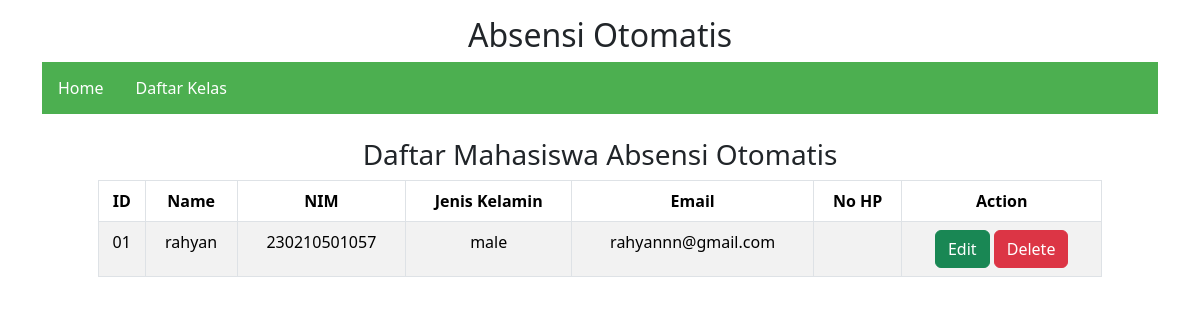
Page /user data.php on the earlier database version.
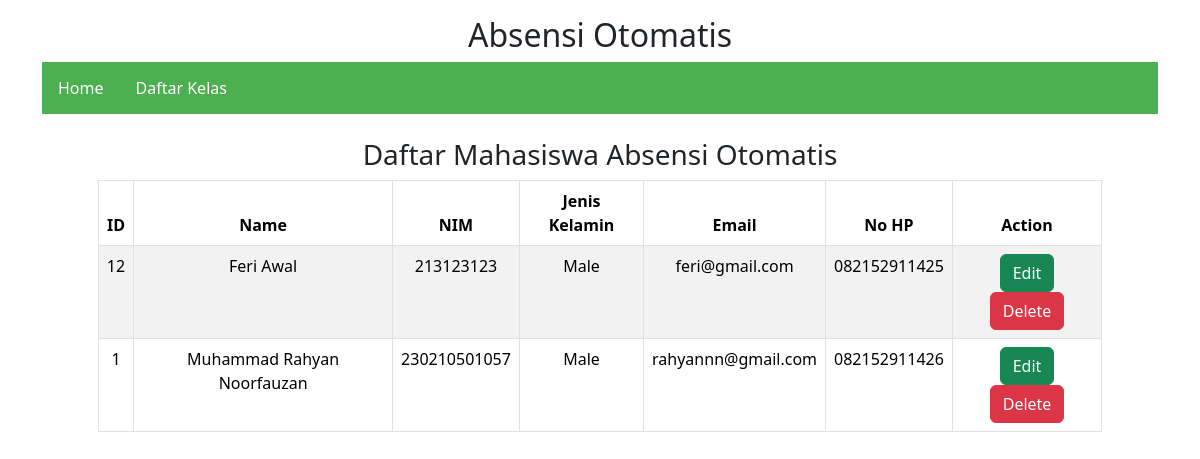
Same page on the later database version.
### tables this page shows
CREATE TABLE `table_nodemcu_rfidrc522_mysql` (
  `id` varchar(100) NOT NULL,
  `name` varchar(100) NOT NULL,
  `nim` varchar(100) NOT NULL,
  `gender` enum('Male','Female') NOT NULL,
  `email` varchar(100) NOT NULL,
  `mobile` varchar(100) NOT NULL
);

### user data.php (the view, shortened to what this page needs)
<?php
$nama_kelas = "Absensi Otomatis";
?>
<!DOCTYPE html>
<html lang="id">
<head>
    <link href="css/bootstrap.min.css" rel="stylesheet">
</head>
<body>
    <div class="container">
        <h2 class="mt-3"><?= htmlspecialchars($nama_kelas) ?></h2>
        <?php include 'navbar.php'; ?>
        <br>
        <div class="container">
            <div class="row">
                <h3>Daftar Mahasiswa <?= htmlspecialchars($nama_kelas) ?></h3>
            </div>
            <div class="row">
                <table class="table table-striped table-bordered">
                <thead>
                    <tr bgcolor="#10a0c5" color="#FFFFFF">
                        <th>ID</th>
                        <th>Name</th>
                        <th>NIM</th>
                        <th>Jenis Kelamin</th>
                        <th>Email</th>
                        <th>No HP</th>
                        <th>Action</th>
                    </tr>
                </thead>
                <tbody>
                <?php
                if (isset($_SESSION['kelas_id'])) {
					$kelas_id = $_SESSION['kelas_id'];
					$sql = "
						SELECT m.*
						FROM table_nodemcu_rfidrc522_mysql m
						INNER JOIN table_mahasiswa_kelas mk ON m.id = mk.mahasiswa_id
						WHERE mk.kelas_id = ?
						ORDER BY m.name ASC
					";
					$stmt = $pdo->prepare($sql);
					$stmt->execute([$kelas_id]);
					$result = $stmt->fetchAll(PDO::FETCH_ASSOC);
				} else {
					$sql = "SELECT * FROM table_nodemcu_rfidrc522_mysql ORDER BY name ASC";
					$result = $pdo->query($sql)->fetchAll(PDO::FETCH_ASSOC);
				}
				foreach ($result as $row) {
					echo '<tr>';
					echo '<td>'. $row['id'] . '</td>';
					echo '<td>'. $row['name'] . '</td>';
					echo '<td>'. $row['nim'] . '</td>';
					echo '<td>'. $row['gender'] . '</td>';
					echo '<td>'. $row['email'] . '</td>';
					echo '<td>'. $row['mobile'] . '</td>';
					echo '<td>
							<a class="btn btn-success" href="user data edit page.php?id='.$row['id'].'">Edit</a>
							<a class="btn btn-danger" href="user data delete page.php?id='.$row['id'].'">Delete</a>
						</td>';
					echo '</tr>';
				}
                ?>
                </tbody>
                </table>
            </div>
        </div>
    </div>
</body>
</html>

### navbar.php (shortened to what this page needs)
<?php
$kelas_aktif = isset($_SESSION['kelas_id']) ? $_SESSION['kelas_id'] : null;
?>
<ul class="topnav">
    <?php if (!$kelas_aktif): ?>
        <li><a class="<?= basename($_SERVER['PHP_SELF']) == 'home.php' ? 'active' : '' ?>" href="home.php">Home</a></li>
        <li><a class="<?= basename($_SERVER['PHP_SELF']) == 'daftar_kelas.php' ? 'active' : '' ?>" href="daftar_kelas.php">Daftar Kelas</a></li>
    <?php endif; ?>
</ul>

### user data.php (style rules this page uses)
html { font-family: Arial; display: inline-block; margin: 0px auto; text-align: center; }
ul.topnav { list-style-type: none; margin: auto; padding: 0; overflow: hidden; background-color: #4CAF50; width: 70%; }
ul.topnav li { float: left; }
ul.topnav li a { display: block; color: white; text-align: center; padding: 14px 16px; text-decoration: none; }
.table { margin: auto; width: 90%; }
thead { color: #FFFFFF; }

### navbar.php (style rules this page uses)
html { font-family: Arial; display: inline-block; margin: 0px auto; text-align: center; }
ul.topnav { list-style-type: none; margin: auto; padding: 0; overflow: hidden; background-color: #4CAF50; width: 100%; }
ul.topnav li { float: left; }
ul.topnav li a { display: block; color: white; text-align: center; padding: 14px 16px; text-decoration: none; }

Differences in the rows shown:
removed table_nodemcu_rfidrc522_mysql: id "01", name "rahyan", nim "230210501057", gender "male", email "rahyannn@gmail.com"
added table_nodemcu_rfidrc522_mysql: id "12", name "Feri Awal", nim "213123123", gender "Male", email "feri@gmail.com", mobile "082152911425"
added table_nodemcu_rfidrc522_mysql: id "1", name "Muhammad Rahyan Noorfauzan", nim "230210501057", gender "Male", email "rahyannn@gmail.com", mobile "082152911426"
